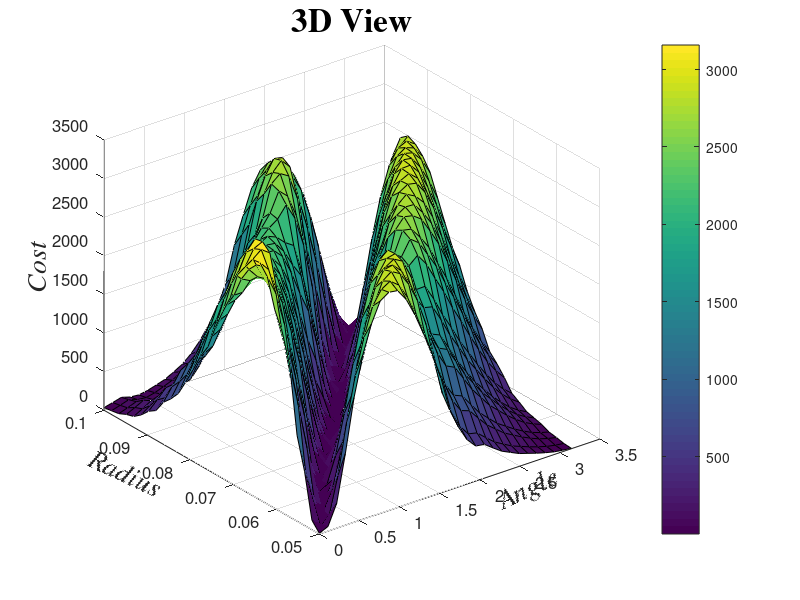

The MATLAB script that drew this image:
clear
clc
warning off

% Load Data
Data=load('Desired_torque_fake2.txt');    %loading data
phi= Data(:,1);    %angles [rad]
desired_torque = Data(:, 2);

% Define Limits of Radius and Angle
rad_min=.05;
rad_max=.1;
ang_min=0;
ang_max=pi;

rad=rad_min:(rad_max-rad_min)/(length(phi)-1):rad_max;
ang=ang_min:(ang_max-ang_min)/(length(phi)-1):ang_max;

L = .26; % Length of Arm Definition
L0 = .45;
springStiffness = 1000;
     
for j=1:length(rad)
    
    for i=1:length(ang)
        for k = 1:length(phi)
        moment_arm(k) = (L*rad(j).*sin(ang(i)-phi(k)))./sqrt(rad(j).^2+L^2-(2*rad(j).*L*cos(ang(i)-phi(k))));   
        spring_length(k) = (sqrt(L^2+rad(j).^2-2*L*rad(j).*cos(ang(i)-phi(k))));
        displacement(k) = ((spring_length(k) - L0)./L0);
        spring_force(k) = -springStiffness*displacement(k);
            
         
        torque(k,:)= moment_arm(k).*spring_force(k);%(spring_length(k)-Lsp_rest).*(springStiffness);
        
        end
        
        tau_tot(i,:) = torque;
    end
    
    
 
end 


% For Loop for Cost

for k = 1:length(phi)
    new_torque(:,k) = desired_torque;
    cost(k,:) = (new_torque(:,k)-tau_tot(:,k)).^2;
    
end


% Plot Figures
figure(1)
surf(ang,rad,cost);colorbar;set(gca,'FontSize',12);
xlabel('Angle','FontName','Times','FontSize',20,'FontAngle','italic');
set(get(gca,'xlabel'),'rotation',25,'VerticalAlignment','bottom');
ylabel('Radius','FontName','Times','FontSize',20,'FontAngle','italic');
set(get(gca,'ylabel'),'rotation',-25,'VerticalAlignment','bottom');
zlabel('Cost','FontName','Times','FontSize',20,'FontAngle','italic');
title('3D View','FontName','Times','FontSize',24,'FontWeight','bold');

